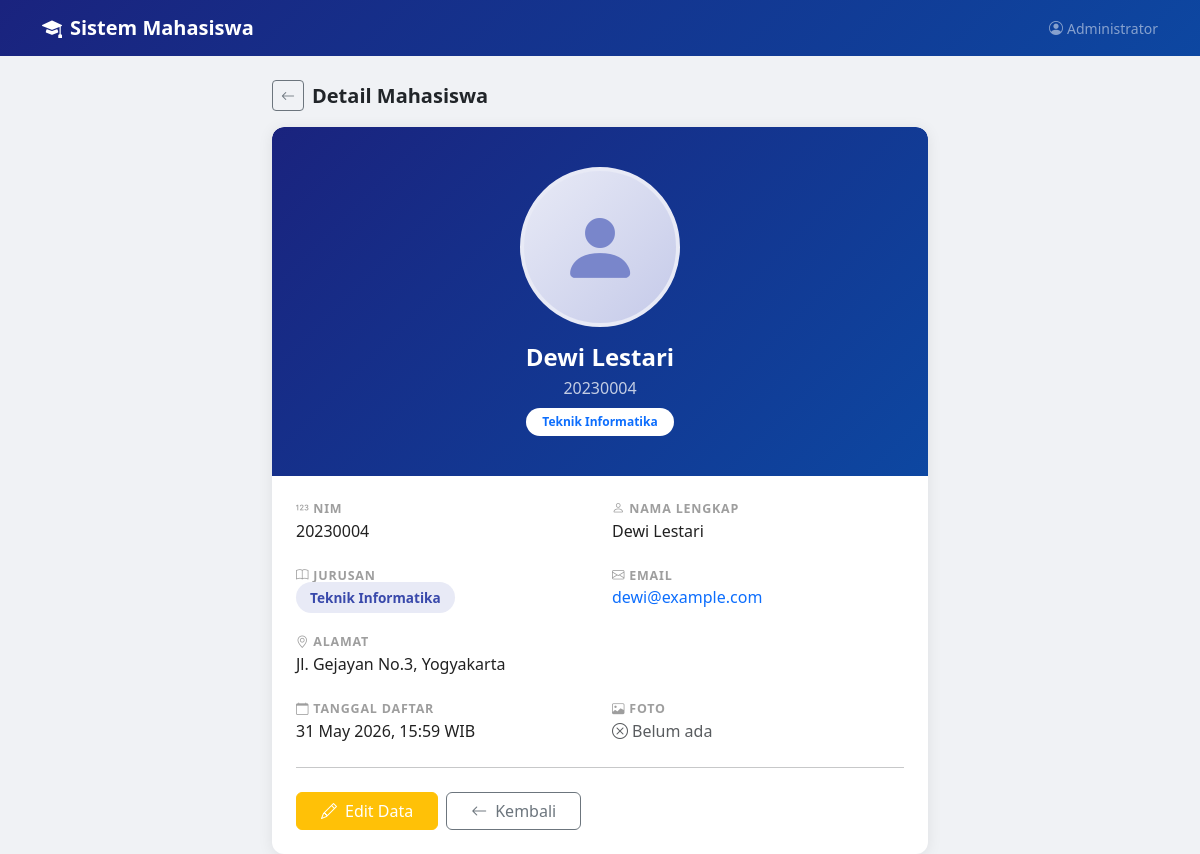
Page /Pertemuan12Nomor1dan2/mahasiswa/detail.php?id=4 (signed in) on the committed database.
### tables this page shows
CREATE TABLE `mahasiswa` (
  `id`         INT(11)      NOT NULL AUTO_INCREMENT,
  `nim`        VARCHAR(20)  NOT NULL,
  `nama`       VARCHAR(100) NOT NULL,
  `jurusan`    VARCHAR(100) NOT NULL,
  `email`      VARCHAR(100) NOT NULL,
  `alamat`     TEXT         DEFAULT NULL,
  `foto`       VARCHAR(255) DEFAULT NULL,
  `created_at` TIMESTAMP    NOT NULL DEFAULT CURRENT_TIMESTAMP,
  PRIMARY KEY (`id`),
  UNIQUE KEY `nim` (`nim`)
);

### Pertemuan12Nomor1dan2/mahasiswa/detail.php (the view, shortened to what this page needs)
<?php
include_once(__DIR__ . "/../config.php");
$id     = (int)$_GET['id'];
$result = mysqli_query($conn, "SELECT * FROM mahasiswa WHERE id=$id");
$row = mysqli_fetch_assoc($result);
?>
<!DOCTYPE html>
<html lang="id">
<head>
    <link href="https://cdn.jsdelivr.net/npm/bootstrap@5.3.0/dist/css/bootstrap.min.css" rel="stylesheet">
    <link href="https://cdn.jsdelivr.net/npm/bootstrap-icons@1.10.5/font/bootstrap-icons.css" rel="stylesheet">
</head>
<body>
<nav class="navbar navbar-dark mb-4">
    <div class="container">
        <a class="navbar-brand fw-bold" href="../index.php">
            <i class="bi bi-mortarboard-fill me-2"></i>Sistem Mahasiswa
        </a>
        <span class="text-white-50 small"><i class="bi bi-person-circle me-1"></i><?= htmlspecialchars($_SESSION['full_name']) ?></span>
    </div>
</nav>
<div class="container" style="max-width:680px">
    <div class="d-flex align-items-center gap-2 mb-3">
        <a href="../index.php" class="btn btn-sm btn-outline-secondary"><i class="bi bi-arrow-left"></i></a>
        <h5 class="mb-0 fw-bold">Detail Mahasiswa</h5>
    </div>
    <div class="card overflow-hidden">
        <div class="profile-header">
            <?php if ($row['foto']): ?>
                <img src="<?= photoUrl($row['foto']) ?>" class="profile-photo mb-3" alt="Foto">
            <?php else: ?>
                <div class="profile-placeholder mx-auto mb-3"><i class="bi bi-person-fill"></i></div>
            <?php endif; ?>
            <h4 class="mb-1 fw-bold"><?= htmlspecialchars($row['nama']) ?></h4>
            <p class="mb-2 opacity-75"><?= htmlspecialchars($row['nim']) ?></p>
            <span class="badge bg-white text-primary fw-semibold px-3 py-2 rounded-pill">
                <?= htmlspecialchars($row['jurusan']) ?>
            </span>
        </div>
        <div class="card-body p-4">
            <div class="row g-4">
                <div class="col-md-6">
                    <div class="info-label"><i class="bi bi-123 me-1"></i>NIM</div>
                    <div class="info-value"><?= htmlspecialchars($row['nim']) ?></div>
                </div>
                <div class="col-md-6">
                    <div class="info-label"><i class="bi bi-person me-1"></i>Nama Lengkap</div>
                    <div class="info-value"><?= htmlspecialchars($row['nama']) ?></div>
                </div>
                <div class="col-md-6">
                    <div class="info-label"><i class="bi bi-book me-1"></i>Jurusan</div>
                    <div class="info-value">
                        <span class="badge-jurusan"><?= htmlspecialchars($row['jurusan']) ?></span>
                    </div>
                </div>
                <div class="col-md-6">
                    <div class="info-label"><i class="bi bi-envelope me-1"></i>Email</div>
                    <div class="info-value">
                        <a href="mailto:<?= htmlspecialchars($row['email']) ?>" class="text-decoration-none">
                            <?= htmlspecialchars($row['email']) ?>
                        </a>
                    </div>
                </div>
                <div class="col-12">
                    <div class="info-label"><i class="bi bi-geo-alt me-1"></i>Alamat</div>
                    <div class="info-value"><?= $row['alamat'] ? htmlspecialchars($row['alamat']) : '<span class="text-muted fst-italic">Belum diisi</span>' ?></div>
                </div>
                <div class="col-md-6">
                    <div class="info-label"><i class="bi bi-calendar me-1"></i>Tanggal Daftar</div>
                    <div class="info-value"><?= date('d F Y, H:i', strtotime($row['created_at'])) ?> WIB</div>
                </div>
                <div class="col-md-6">
                    <div class="info-label"><i class="bi bi-image me-1"></i>Foto</div>
                    <div class="info-value"><?= $row['foto'] ? '<span class="text-success"><i class="bi bi-check-circle me-1"></i>Ada</span>' : '<span class="text-muted"><i class="bi bi-x-circle me-1"></i>Belum ada</span>' ?></div>
                </div>
            </div>
            <hr class="my-4">
            <div class="d-flex gap-2">
                <a href="edit.php?id=<?= $row['id'] ?>" class="btn btn-warning text-white px-4">
                    <i class="bi bi-pencil me-2"></i>Edit Data
                </a>
                <a href="../index.php" class="btn btn-outline-secondary px-4">
                    <i class="bi bi-arrow-left me-2"></i>Kembali
                </a>
            </div>
        </div>
    </div>
</div>
</body>
</html>

### Pertemuan12Nomor1dan2/mahasiswa/detail.php (style rules this page uses)
body { background-color: #f0f2f5; }
.navbar { background: linear-gradient(135deg, #1a237e, #0d47a1) !important; }
.card { border: none; border-radius: 12px; box-shadow: 0 2px 15px rgba(0,0,0,0.08); }
.profile-placeholder { width: 160px; height: 160px; border-radius: 50%; background: linear-gradient(135deg, #e8eaf6, #c5cae9); display: flex; align-items: center; justify-content: center; color: #7986cb; font-size: 5rem; border: 4px solid #e8eaf6; }
.info-label { font-size: 0.78rem; text-transform: uppercase; letter-spacing: 0.8px; color: #9e9e9e; font-weight: 600; }
.info-value { font-size: 1rem; color: #212121; font-weight: 500; }
.badge-jurusan { background-color: #e8eaf6; color: #3949ab; font-weight: 600; padding: 6px 14px; border-radius: 20px; font-size: 0.85rem; }
.profile-header { background: linear-gradient(135deg, #1a237e, #0d47a1); border-radius: 12px 12px 0 0; color: white; padding: 2.5rem; text-align: center; }

### rows in the picture
mahasiswa: nama "Dewi Lestari", nim "20230004", jurusan "Teknik Informatika", email "dewi@example.com", alamat "Jl. Gejayan No.3, Yogyakarta", created_at "31 May 2026, 15:59"

### other values in the picture
$_SESSION['full_name'] "Administrator"
